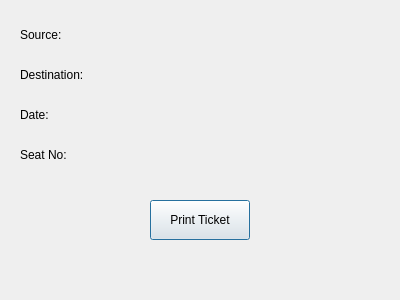
<ui version="4.0">
 <class>TicketDetails</class>
 <widget class="QDialog" name="TicketDetails">
  <property name="geometry">
   <rect>
    <x>0</x>
    <y>0</y>
    <width>400</width>
    <height>300</height>
   </rect>
  </property>
  <property name="windowTitle">
   <string>Ticket Details</string>
  </property>
  <widget class="QLabel" name="labelSource">
   <property name="geometry">
    <rect>
     <x>20</x>
     <y>20</y>
     <width>360</width>
     <height>30</height>
    </rect>
   </property>
   <property name="text">
    <string>Source:</string>
   </property>
  </widget>
  <widget class="QLabel" name="labelDestination">
   <property name="geometry">
    <rect>
     <x>20</x>
     <y>60</y>
     <width>360</width>
     <height>30</height>
    </rect>
   </property>
   <property name="text">
    <string>Destination:</string>
   </property>
  </widget>
  <widget class="QLabel" name="labelDate">
   <property name="geometry">
    <rect>
     <x>20</x>
     <y>100</y>
     <width>360</width>
     <height>30</height>
    </rect>
   </property>
   <property name="text">
    <string>Date:</string>
   </property>
  </widget>
  <widget class="QLabel" name="labelSeatNo">
   <property name="geometry">
    <rect>
     <x>20</x>
     <y>140</y>
     <width>360</width>
     <height>30</height>
    </rect>
   </property>
   <property name="text">
    <string>Seat No:</string>
   </property>
  </widget>
  <widget class="QPushButton" name="printButton">
   <property name="geometry">
    <rect>
     <x>150</x>
     <y>200</y>
     <width>100</width>
     <height>40</height>
    </rect>
   </property>
   <property name="text">
    <string>Print Ticket</string>
   </property>
  </widget>
 </widget>
</ui>
